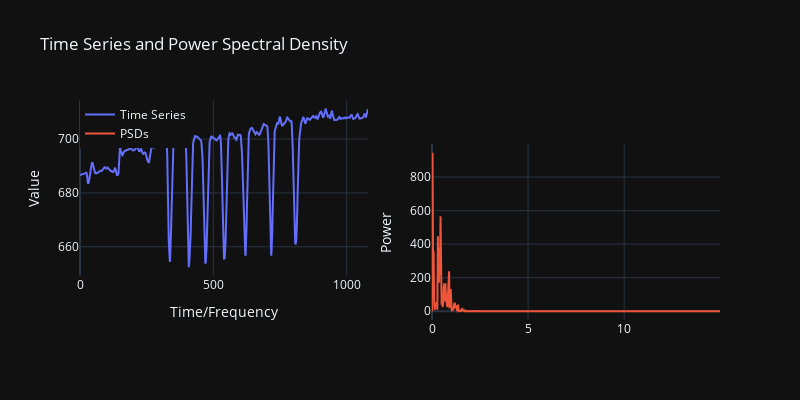

Notebook code for this chart:
### Code cell
import plotly.subplots as sp
import plotly.graph_objects as go

# Assuming your DataFrame is named `df` and contains the 'time_series' and 'PSDs' columns

# Select the row you want to plot (e.g., row with index 0)
row_index = 15
selected_row = unpacked_df.iloc[row_index]

# Extract the time series and PSDs from the selected row
time_series = selected_row['time_series']
psds = selected_row['PSDs']

# Create subplots with shared x-axis
fig = sp.make_subplots(rows=1, cols=2, shared_xaxes=True)

# Add the time series subplot as a line plot
fig.add_trace(go.Scatter(x=list(range(len(time_series))), y=time_series, mode='lines', name='Time Series'), row=1, col=1)

# Add the PSDs subplot as a line plot
fig.add_trace(go.Scatter(x=psds[0], y=psds[1], mode='lines', name='PSDs'), row=1, col=2)

# Update subplot titles and layout
fig.update_layout(
    title='Time Series and Power Spectral Density',
    xaxis=dict(title='Time/Frequency'),
    yaxis1=dict(title='Value', domain=[0.2, 1]),
    yaxis2=dict(title='Power', domain=[0, 0.8]),
    width=800,
    height=400,
    showlegend=True,
    legend=dict(x=0, y=1),
)

# Show the plot
fig.show()

### Figure 1 — Plotly figure (JSON) as saved in the notebook; plotly's stock layout.template omitted (floating-point values rounded to 4 significant figures; data arrays with more than 128 entries replaced by an {"elided": "..."} marker saying what was removed)
{"data": [{"mode": "lines", "name": "Time Series", "x": {"elided": "1081 int values"}, "y": {"elided": "1081 float values"}, "type": "scatter", "xaxis": "x", "yaxis": "y"}, {"mode": "lines", "name": "PSDs", "x": {"elided": "541 float values"}, "y": {"elided": "541 float values"}, "type": "scatter", "xaxis": "x2", "yaxis": "y2"}], "layout": {"xaxis": {"anchor": "y", "domain": [0.0, 0.45], "title": {"text": "Time/Frequency"}}, "yaxis": {"anchor": "x", "domain": [0.2, 1], "title": {"text": "Value"}}, "xaxis2": {"anchor": "y2", "domain": [0.55, 1.0]}, "yaxis2": {"anchor": "x2", "domain": [0, 0.8], "title": {"text": "Power"}}, "legend": {"x": 0, "y": 1}, "title": {"text": "Time Series and Power Spectral Density"}, "width": 800, "height": 400, "showlegend": true}}
